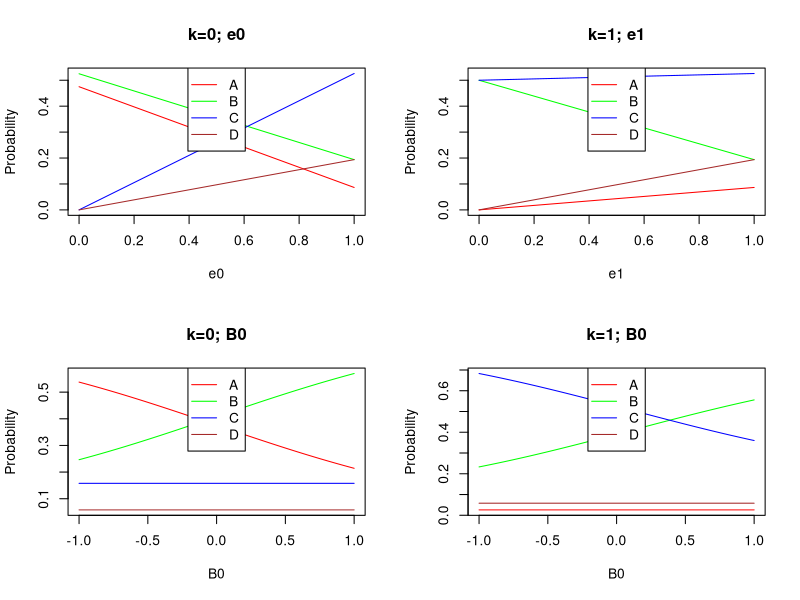
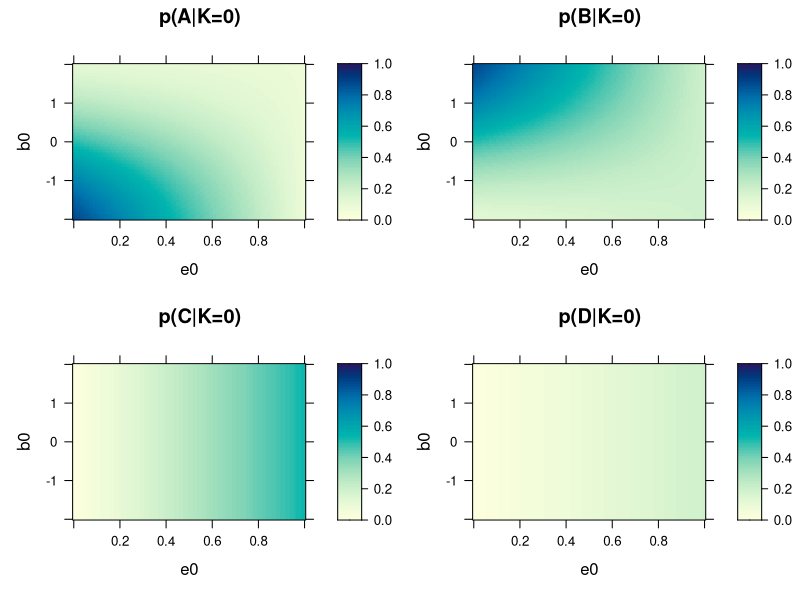
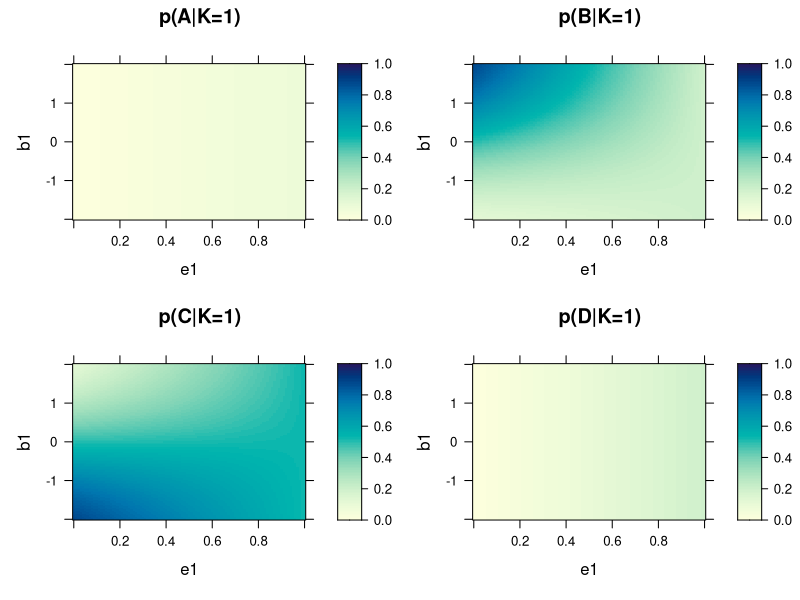

Recreate these plots in R, in order.
## ---- chunk 1
knitr::opts_chunk$set(echo = TRUE)
## ---- chunk 2
pk<-function(g0,gi,gt){
  p<-exp(g0+gi+gt)/(1+exp(g0+gi+gt))
}
## ---- chunk 3
# Number of choices per player
C<-3
# All possible transitions
F_1all<-(2*(C^2))*((2*(C^2))-1)
# All possible meta-transitions
F_2all<-(2*(C^2))*(((2*(C^2))-1)^2)
# Intracell transitions
F_inc<-2*(2*C^2)
# Other within; own within
F_otw<-F_oww<-(C^2)*(C-1)
# Other between; own between
F_otb<-F_owb<-(C^2)*(C*(C-1))
# Skip
F_ski<-F_1all-(F_inc+F_otw+F_oww+F_otb+F_owb)
## Meta vectors
V_inc<-c(1,(C-1)/2,(C*(C-1))/2,(C-1)/2,(C*(C-1))/2)
V_oww<-c(1,(C-1),(C*(C-1)),0,0)
V_owb<-c(1,(C-1),(C*(C-1)),0,0)
V_otw<-c(1,0,0,(C-1),(C*(C-1)))
V_otb<-c(1,0,0,(C-1),(C*(C-1)))
V_ski<-c(1,(C-1)/2,(C*(C-1))/2,(C-1)/2,(C*(C-1))/2)
C_ski<-((2*(C^2))-1)-c(sum(V_inc),sum(V_oww),sum(V_owb),sum(V_otw),sum(V_otb),sum(V_ski))
# Matrix with probability of each meta-transition
mtmat<-cbind(rbind(V_inc,V_oww,V_owb,V_otw,V_otb,V_ski),C_ski)
invec<-c(F_inc,F_oww,F_otb,F_otw,F_otb,F_ski)
pmat<-(mtmat*invec)/F_2all
# Probability of meta-transition group
Pa<-pmat[1,1]+pmat[1,6]+pmat[6,1]
Pb<-sum(pmat[1,c(2:5)])+sum(pmat[c(2:5),1])+sum(pmat[c(2:3),c(2:3)])
Pc<-sum(pmat[6,c(2:5)])+sum(pmat[c(2:5),6])+sum(pmat[c(4:5),c(4:5)])
Pd<-pmat[6,6]
pvec<-c(Pa,Pb,Pc,Pd)

write_matex2 <- function(x){
  begin <- "\\left(\\begin{array}{cccccc}"
  end <- "\\end{array}\\right)"
  X <-apply(x, 1, function(x){paste(paste(x, collapse = "&"),"\\\\")})
  paste(c(begin, X, end), collapse = "")
}
write_vec <- function(x){
  begin <- "\\begin{array}{c}"
  end <- "\\end{}array"
  X <-paste(paste(x, collapse = ", "),"\\\\")
  paste(c(begin, X, end), collapse = "")
}
mtx<-write_matex2(round(pmat,3))
vtr<-paste(round(pvec,3),sep="")
Fa<-paste(round(pvec[1],3),sep="")
Fb<-paste(round(pvec[2],3),sep="")
Fc<-paste(round(pvec[3],3),sep="")
Fd<-paste(round(pvec[4],3),sep="")
## ---- chunk 4
pN0<-function(b0,b1,e0,e1,pvec){
  pa<-((1-e0)*(1/(1+exp(b0))))+(e0*pvec[1])
  pb<-((1-e0)*(exp(b0)/(1+exp(b0))))+(e0*pvec[2])
  pc<-e0*pvec[3]
  pd<-e0*pvec[4]
  return(c(pa,pb,pc,pd))
}
pN1<-function(b0,b1,e0,e1,pvec){
  pa<-e1*pvec[1]
  pb<-((1-e1)*(exp(b0+b1)/(1+exp(b0+b1))))+(e1*pvec[2])
  pc<-((1-e1)*(1/(1+exp(b0+b1))))+(e1*pvec[3])
  pd<-e1*pvec[4]
  return(c(pa,pb,pc,pd))
}
## ---- chunk 5
plot.probs<-function(x,type, parameter,from,to,step,ylab){
  dat<-seq(from,to,step)
  dat2<-matrix(0,nrow=length(dat),ncol=4)
  for(i in 1:length(dat)){
    dat2[i,]<-x(dat[i])
  }
  
  plot(dat,dat2[,1],type='l',col="red", ylim=c(min(dat2),max(dat2)), main=paste(type,parameter, sep="; "),xlab=parameter,ylab=ylab)
  points(dat,dat2[,2],type='l',col="green")
  points(dat,dat2[,3],type='l',col="blue")
  points(dat,dat2[,4],type='l',col="brown")
  legend( x="top", 
          legend=c("A","B","C","D"),
          col=c("red","green","blue","brown"), lwd=1, lty=c(1), 
          pch=c(NA,NA))
}
## ---- chunk 6
par(mfrow=c(2,2))
eq<-function(x){pN0(.1,-.1,x,.5,pvec)}
plot.probs(eq,"k=0","e0",0,1,.001,"Probability")
eq<-function(x){pN1(.1,-.1,.5,x,pvec)}
plot.probs(eq,"k=1","e1",0,1,.001,"Probability")
eq<-function(x){pN0(x,-.1,.3,.3,pvec)}
plot.probs(eq,"k=0","B0",-1,1,.001,"Probability")
eq<-function(x){pN1(x,-.1,.3,.3,pvec)}
plot.probs(eq,"k=1","B0",-1,1,.001,"Probability")
## ---- chunk 7
library(lattice)
library(gridExtra)
## ---- chunk 8
# run Model2.rmd to get functions pN0, pN1, and pvec
par(mfrow=c(2,1))
e0 <- seq(0, 1, length.out = 101); b0 <- seq(-2, 2, length.out = 101)

# K = 0
grid <- expand.grid(e0 = e0, b0 = b0)
probs0 <- t(mapply(function(e0, b0){pN0(b0 = b0, e0 = e0, b1 = 0, e1 = 0, pvec = pvec)}, grid$e0, grid$b0))
colnames(probs0) <- paste0("p", letters[1:4])

#all(rowSums(probs0) == 1) # not all probs sum exactly to one
res0 <- cbind(grid, probs0)


pa <- lattice::levelplot(pa~e0+b0, data = res0, main = "p(A|K=0)", at = seq(0, 1, length.out = 101))
pb <- lattice::levelplot(pb~e0+b0, data = res0, main = "p(B|K=0)", at = seq(0, 1, length.out = 101))
pc <- lattice::levelplot(pc~e0+b0, data = res0, main = "p(C|K=0)", at = seq(0, 1, length.out = 101))
pd <- lattice::levelplot(pd~e0+b0, data = res0, main = "p(D|K=0)", at = seq(0, 1, length.out = 101))

gridExtra::grid.arrange(pa, pb, pc, pd, ncol = 2)


# K=1
grid <- expand.grid(e1 = e0, b1 = b0)
probs1 <- t(mapply(function(e1, b1){pN1(b0 = 0, e0 = 0, b1 = b1, e1 = e1, pvec = pvec)}, grid$e1, grid$b1))
colnames(probs1) <- paste0("p", letters[1:4])

#all(rowSums(probs1) == 1) # not all probs sum exactly to one
res1 <- cbind(grid, probs1)


pa <- lattice::levelplot(pa~e1+b1, data = res1, main = "p(A|K=1)", at = seq(0, 1, length.out = 101))
pb <- lattice::levelplot(pb~e1+b1, data = res1, main = "p(B|K=1)", at = seq(0, 1, length.out = 101))
pc <- lattice::levelplot(pc~e1+b1, data = res1, main = "p(C|K=1)", at = seq(0, 1, length.out = 101))
pd <- lattice::levelplot(pd~e1+b1, data = res1, main = "p(D|K=1)", at = seq(0, 1, length.out = 101))

gridExtra::grid.arrange(pa, pb, pc, pd, ncol = 2)
